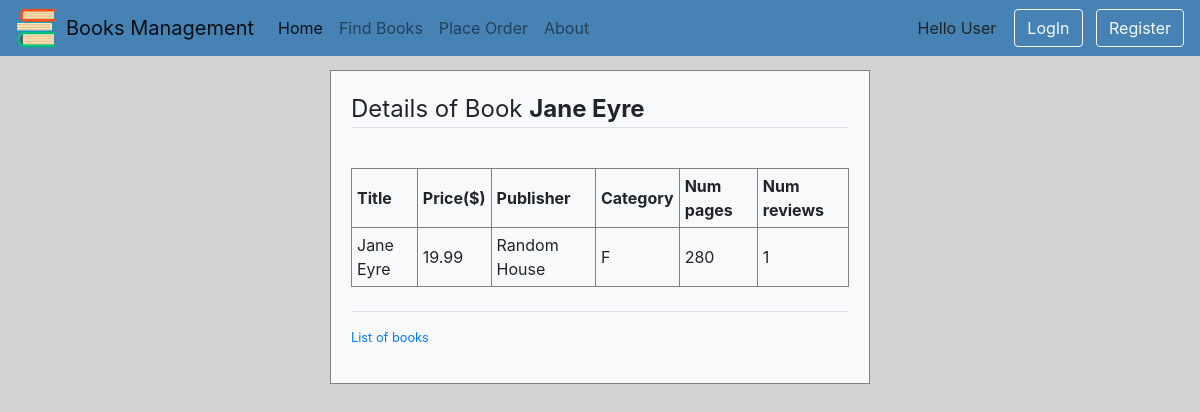
Page /myapp/7/ on the committed database.
### myapp/models.py (models this page shows, shortened)
class Book(models.Model):
    CATEGORY_CHOICES = [
        ('S', 'Scinece&Tech'),
        ('F', 'Fiction'),
        ('B', 'Biography'),
        ('T', 'Travel'),
        ('O', 'Other')
    ]
    title = models.CharField(max_length=200)
    category = models.CharField(max_length=1, choices=CATEGORY_CHOICES, default='S')
    num_pages = models.PositiveIntegerField(default=100)
    price = models.DecimalField(max_digits=10, decimal_places=2, validators=[MaxValueValidator(1000), MinValueValidator(0)])
    publisher = models.ForeignKey(Publisher, related_name='books', on_delete=models.CASCADE)
    description=models.TextField(max_length=500, blank=True)
    num_reviews=models.PositiveIntegerField(default=0, validators=[MaxValueValidator(5), MinValueValidator(1)])

class Publisher(models.Model):
    name = models.CharField(max_length=200)
    website = models.URLField()
    city = models.CharField(max_length=20, blank=True)
    country=models.CharField(max_length=200,default='USA')

### myapp/views.py (the view)
# urls.py: path(r'<int:book_id>/',views.Detail.as_view(), name='detail'),
class Detail(View):
    def get(self,request, book_id):
        book=get_object_or_404(Book,id=book_id)
        return render(request,'myapp/detail.html',{'book':book})

### myapp/templates/myapp/detail.html
{% extends 'myapp/base.html' %}
{% load crispy_forms_tags %}
{% block body_block %}
    {% if book %}
    <fieldset class="form-group">
         <legend class="border-bottom mb-4">Details of Book <span class="font-weight-bold">{{ book.title }}</span></legend>
    </fieldset>
    <table border="1">
        <tr>
            <th>Title</th>
            <th>Price($)</th>
            <th>Publisher</th>
            <th>Category</th>
            <th>Num pages</th>
            <th>Num reviews</th>
        </tr>
        <tr>
            <td>{{ book.title }}</td>
            <td>{{ book.price }}</td>
            <td>{{ book.publisher.name }}</td>
            <td>{{ book.category }}</td>
            <td>{{ book.num_pages }}</td>
            <td>{{ book.num_reviews }}</td>
        </tr>
    </table>
    {% endif %}
    <br>
    <div class="border-top pt-3">
        <small class="text-muted">
            <p><a href="{% url 'myapp:index' %}">List of books</a></p>
        </small>
    </div>
{% endblock %}

### myapp/static/myapp/style.css (style rules this page uses)
body { background-color: lightgrey; font-family: -apple-system,BlinkMacSystemFont,"Segoe UI",Roboto,"Helvetica Neue",Arial,"Noto Sans",sans-serif,"Apple Color Emoji","Segoe UI Emoji","Segoe UI Symbol","Noto Color Emoji"; margin: 0px; }
table { border-collapse: collapse; }
th, td { padding: 5px; }

### rows in the picture
Book: title "Jane Eyre", price "19.99", publisher.name "Random House", category "F", num_pages "280", num_reviews "1"
